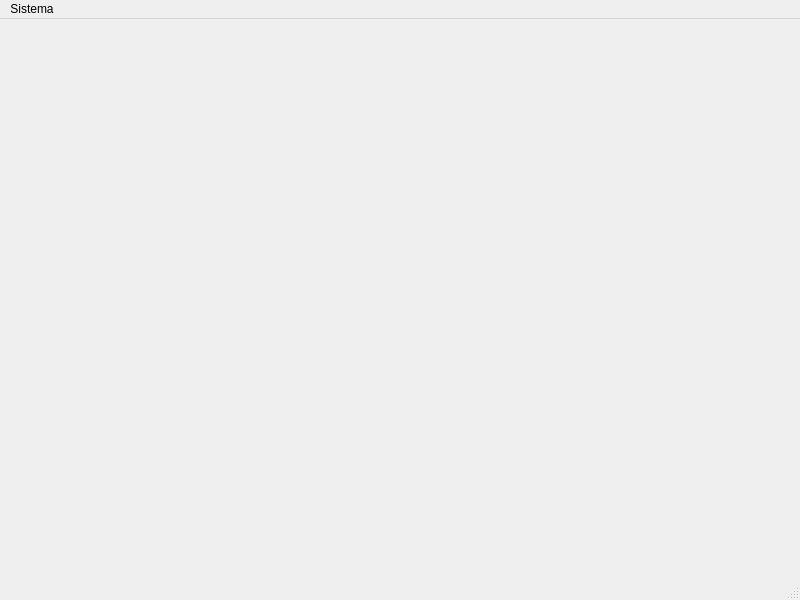
<?xml version="1.0" encoding="UTF-8"?>
<ui version="4.0">
 <class>MainWindow</class>
 <widget class="QMainWindow" name="MainWindow">
  <property name="geometry">
   <rect>
    <x>0</x>
    <y>0</y>
    <width>800</width>
    <height>600</height>
   </rect>
  </property>
  <property name="windowTitle">
   <string>Sistema de Gestión Farmacéutica</string>
  </property>
  <widget class="QWidget" name="centralwidget"/>
  <widget class="QMenuBar" name="menubar">
   <property name="geometry">
    <rect>
     <x>0</x>
     <y>0</y>
     <width>800</width>
     <height>22</height>
    </rect>
   </property>
   <widget class="QMenu" name="menuSistema">
    <property name="title">
     <string>Sistema</string>
    </property>
    <addaction name="actionInventario"/>
    <addaction name="actionVentas"/>
    <addaction name="actionProveedores"/>
    <addaction name="separator"/>
    <addaction name="actionSalir"/>
   </widget>
   <addaction name="menuSistema"/>
  </widget>
  <widget class="QStatusBar" name="statusbar"/>
  <action name="actionInventario">
   <property name="text">
    <string>Inventario</string>
   </property>
  </action>
  <action name="actionVentas">
   <property name="text">
    <string>Ventas</string>
   </property>
  </action>
  <action name="actionProveedores">
   <property name="text">
    <string>Proveedores</string>
   </property>
  </action>
  <action name="actionSalir">
   <property name="text">
    <string>Salir</string>
   </property>
  </action>
 </widget>
 <resources/>
 <connections/>
</ui>
